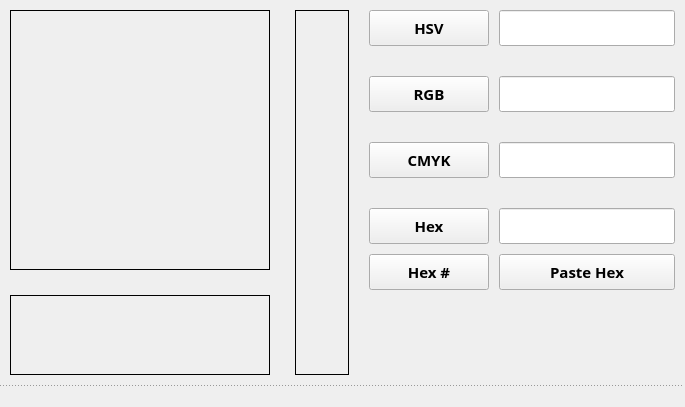
<?xml version="1.0" encoding="UTF-8"?>
<ui version="4.0">
 <class>MainWindow</class>
 <widget class="QMainWindow" name="MainWindow">
  <property name="geometry">
   <rect>
    <x>0</x>
    <y>0</y>
    <width>672</width>
    <height>406</height>
   </rect>
  </property>
  <property name="sizePolicy">
   <sizepolicy hsizetype="Expanding" vsizetype="Expanding">
    <horstretch>0</horstretch>
    <verstretch>0</verstretch>
   </sizepolicy>
  </property>
  <property name="windowTitle">
   <string>QtColorPicker</string>
  </property>
  <property name="styleSheet">
   <string notr="true"/>
  </property>
  <widget class="QWidget" name="centralWidget">
   <layout class="QVBoxLayout" name="verticalLayout">
    <property name="spacing">
     <number>0</number>
    </property>
    <property name="leftMargin">
     <number>0</number>
    </property>
    <property name="topMargin">
     <number>0</number>
    </property>
    <property name="rightMargin">
     <number>0</number>
    </property>
    <property name="bottomMargin">
     <number>0</number>
    </property>
    <item>
     <spacer name="topVSpacer">
      <property name="orientation">
       <enum>Qt::Vertical</enum>
      </property>
      <property name="sizeType">
       <enum>QSizePolicy::MinimumExpanding</enum>
      </property>
      <property name="sizeHint" stdset="0">
       <size>
        <width>20</width>
        <height>10</height>
       </size>
      </property>
     </spacer>
    </item>
    <item>
     <widget class="QWidget" name="widget" native="true">
      <layout class="QHBoxLayout" name="horizontalLayout">
       <property name="spacing">
        <number>0</number>
       </property>
       <property name="leftMargin">
        <number>0</number>
       </property>
       <property name="topMargin">
        <number>0</number>
       </property>
       <property name="rightMargin">
        <number>0</number>
       </property>
       <property name="bottomMargin">
        <number>0</number>
       </property>
       <item>
        <spacer name="leftHSpacer">
         <property name="orientation">
          <enum>Qt::Horizontal</enum>
         </property>
         <property name="sizeType">
          <enum>QSizePolicy::MinimumExpanding</enum>
         </property>
         <property name="sizeHint" stdset="0">
          <size>
           <width>10</width>
           <height>20</height>
          </size>
         </property>
        </spacer>
       </item>
       <item>
        <widget class="QWidget" name="pColorPicker" native="true">
         <property name="sizePolicy">
          <sizepolicy hsizetype="Fixed" vsizetype="Fixed">
           <horstretch>0</horstretch>
           <verstretch>0</verstretch>
          </sizepolicy>
         </property>
         <property name="minimumSize">
          <size>
           <width>0</width>
           <height>365</height>
          </size>
         </property>
         <property name="maximumSize">
          <size>
           <width>16777215</width>
           <height>365</height>
          </size>
         </property>
         <property name="autoFillBackground">
          <bool>false</bool>
         </property>
         <layout class="QGridLayout" name="gridLayout">
          <property name="leftMargin">
           <number>0</number>
          </property>
          <property name="topMargin">
           <number>0</number>
          </property>
          <property name="rightMargin">
           <number>0</number>
          </property>
          <property name="bottomMargin">
           <number>0</number>
          </property>
          <property name="spacing">
           <number>0</number>
          </property>
          <item row="3" column="0">
           <widget class="ColorSample" name="colorSample" native="true">
            <property name="sizePolicy">
             <sizepolicy hsizetype="Fixed" vsizetype="Fixed">
              <horstretch>0</horstretch>
              <verstretch>0</verstretch>
             </sizepolicy>
            </property>
            <property name="minimumSize">
             <size>
              <width>260</width>
              <height>80</height>
             </size>
            </property>
            <property name="styleSheet">
             <string notr="true">border:1px solid;</string>
            </property>
           </widget>
          </item>
          <item row="0" column="2" rowspan="4" alignment="Qt::AlignTop">
           <widget class="HSelector" name="hSelector" native="true">
            <property name="sizePolicy">
             <sizepolicy hsizetype="Fixed" vsizetype="Fixed">
              <horstretch>0</horstretch>
              <verstretch>0</verstretch>
             </sizepolicy>
            </property>
            <property name="minimumSize">
             <size>
              <width>54</width>
              <height>365</height>
             </size>
            </property>
            <property name="maximumSize">
             <size>
              <width>54</width>
              <height>16777215</height>
             </size>
            </property>
            <property name="autoFillBackground">
             <bool>false</bool>
            </property>
            <property name="styleSheet">
             <string notr="true">border:1px solid</string>
            </property>
           </widget>
          </item>
          <item row="0" column="0" alignment="Qt::AlignTop">
           <widget class="SVSelector" name="svSelector" native="true">
            <property name="sizePolicy">
             <sizepolicy hsizetype="Fixed" vsizetype="Fixed">
              <horstretch>0</horstretch>
              <verstretch>0</verstretch>
             </sizepolicy>
            </property>
            <property name="minimumSize">
             <size>
              <width>260</width>
              <height>260</height>
             </size>
            </property>
            <property name="styleSheet">
             <string notr="true">border:1px solid;</string>
            </property>
           </widget>
          </item>
          <item row="1" column="0">
           <spacer name="vSpacer2">
            <property name="orientation">
             <enum>Qt::Vertical</enum>
            </property>
            <property name="sizeType">
             <enum>QSizePolicy::Fixed</enum>
            </property>
            <property name="sizeHint" stdset="0">
             <size>
              <width>20</width>
              <height>20</height>
             </size>
            </property>
           </spacer>
          </item>
          <item row="0" column="1" rowspan="2">
           <spacer name="hSpacer2">
            <property name="orientation">
             <enum>Qt::Horizontal</enum>
            </property>
            <property name="sizeType">
             <enum>QSizePolicy::Fixed</enum>
            </property>
            <property name="sizeHint" stdset="0">
             <size>
              <width>25</width>
              <height>20</height>
             </size>
            </property>
           </spacer>
          </item>
         </layout>
         <zorder>svSelector</zorder>
         <zorder>colorSample</zorder>
         <zorder>hSelector</zorder>
        </widget>
       </item>
       <item>
        <spacer name="innerHSpacer1">
         <property name="orientation">
          <enum>Qt::Horizontal</enum>
         </property>
         <property name="sizeType">
          <enum>QSizePolicy::Fixed</enum>
         </property>
         <property name="sizeHint" stdset="0">
          <size>
           <width>20</width>
           <height>20</height>
          </size>
         </property>
        </spacer>
       </item>
       <item>
        <layout class="QVBoxLayout" name="loColorText">
         <property name="spacing">
          <number>30</number>
         </property>
         <property name="rightMargin">
          <number>0</number>
         </property>
         <item>
          <widget class="QWidget" name="pHSV" native="true">
           <property name="sizePolicy">
            <sizepolicy hsizetype="Preferred" vsizetype="Maximum">
             <horstretch>0</horstretch>
             <verstretch>0</verstretch>
            </sizepolicy>
           </property>
           <property name="minimumSize">
            <size>
             <width>0</width>
             <height>0</height>
            </size>
           </property>
           <layout class="QHBoxLayout" name="horizontalLayout_4">
            <property name="spacing">
             <number>10</number>
            </property>
            <property name="leftMargin">
             <number>0</number>
            </property>
            <property name="topMargin">
             <number>0</number>
            </property>
            <property name="rightMargin">
             <number>0</number>
            </property>
            <property name="bottomMargin">
             <number>0</number>
            </property>
            <item>
             <widget class="QPushButton" name="bHSV">
              <property name="sizePolicy">
               <sizepolicy hsizetype="Fixed" vsizetype="Fixed">
                <horstretch>0</horstretch>
                <verstretch>0</verstretch>
               </sizepolicy>
              </property>
              <property name="minimumSize">
               <size>
                <width>120</width>
                <height>36</height>
               </size>
              </property>
              <property name="font">
               <font>
                <family>Trebuchet MS</family>
                <pointsize>11</pointsize>
                <weight>75</weight>
                <italic>false</italic>
                <bold>true</bold>
               </font>
              </property>
              <property name="text">
               <string>HSV</string>
              </property>
             </widget>
            </item>
            <item alignment="Qt::AlignLeft">
             <widget class="ColorText" name="leHSV">
              <property name="sizePolicy">
               <sizepolicy hsizetype="Fixed" vsizetype="Fixed">
                <horstretch>0</horstretch>
                <verstretch>0</verstretch>
               </sizepolicy>
              </property>
              <property name="minimumSize">
               <size>
                <width>0</width>
                <height>36</height>
               </size>
              </property>
              <property name="font">
               <font>
                <family>Consolas</family>
                <pointsize>12</pointsize>
                <weight>75</weight>
                <bold>true</bold>
               </font>
              </property>
              <property name="styleSheet">
               <string notr="true"/>
              </property>
              <property name="text">
               <string/>
              </property>
              <property name="readOnly">
               <bool>false</bool>
              </property>
             </widget>
            </item>
           </layout>
          </widget>
         </item>
         <item>
          <widget class="QWidget" name="pRGB" native="true">
           <property name="sizePolicy">
            <sizepolicy hsizetype="Preferred" vsizetype="Maximum">
             <horstretch>0</horstretch>
             <verstretch>0</verstretch>
            </sizepolicy>
           </property>
           <property name="minimumSize">
            <size>
             <width>0</width>
             <height>0</height>
            </size>
           </property>
           <layout class="QHBoxLayout" name="horizontalLayout_3">
            <property name="spacing">
             <number>10</number>
            </property>
            <property name="leftMargin">
             <number>0</number>
            </property>
            <property name="topMargin">
             <number>0</number>
            </property>
            <property name="rightMargin">
             <number>0</number>
            </property>
            <property name="bottomMargin">
             <number>0</number>
            </property>
            <item alignment="Qt::AlignLeft">
             <widget class="QPushButton" name="bRGB">
              <property name="sizePolicy">
               <sizepolicy hsizetype="Fixed" vsizetype="Fixed">
                <horstretch>0</horstretch>
                <verstretch>0</verstretch>
               </sizepolicy>
              </property>
              <property name="minimumSize">
               <size>
                <width>120</width>
                <height>36</height>
               </size>
              </property>
              <property name="font">
               <font>
                <family>Trebuchet MS</family>
                <pointsize>11</pointsize>
                <weight>75</weight>
                <italic>false</italic>
                <bold>true</bold>
               </font>
              </property>
              <property name="text">
               <string>RGB</string>
              </property>
             </widget>
            </item>
            <item>
             <widget class="ColorText" name="leRGB">
              <property name="sizePolicy">
               <sizepolicy hsizetype="Fixed" vsizetype="Fixed">
                <horstretch>0</horstretch>
                <verstretch>0</verstretch>
               </sizepolicy>
              </property>
              <property name="minimumSize">
               <size>
                <width>0</width>
                <height>36</height>
               </size>
              </property>
              <property name="font">
               <font>
                <family>Consolas</family>
                <pointsize>12</pointsize>
                <weight>75</weight>
                <bold>true</bold>
               </font>
              </property>
              <property name="styleSheet">
               <string notr="true"/>
              </property>
              <property name="text">
               <string/>
              </property>
             </widget>
            </item>
           </layout>
          </widget>
         </item>
         <item alignment="Qt::AlignTop">
          <widget class="QWidget" name="pCMYK" native="true">
           <property name="sizePolicy">
            <sizepolicy hsizetype="Preferred" vsizetype="Preferred">
             <horstretch>0</horstretch>
             <verstretch>0</verstretch>
            </sizepolicy>
           </property>
           <property name="minimumSize">
            <size>
             <width>0</width>
             <height>0</height>
            </size>
           </property>
           <layout class="QHBoxLayout" name="horizontalLayout_2">
            <property name="spacing">
             <number>10</number>
            </property>
            <property name="leftMargin">
             <number>0</number>
            </property>
            <property name="topMargin">
             <number>0</number>
            </property>
            <property name="rightMargin">
             <number>0</number>
            </property>
            <property name="bottomMargin">
             <number>0</number>
            </property>
            <item>
             <widget class="QPushButton" name="bCMYK">
              <property name="sizePolicy">
               <sizepolicy hsizetype="Fixed" vsizetype="Fixed">
                <horstretch>0</horstretch>
                <verstretch>0</verstretch>
               </sizepolicy>
              </property>
              <property name="minimumSize">
               <size>
                <width>120</width>
                <height>36</height>
               </size>
              </property>
              <property name="font">
               <font>
                <family>Trebuchet MS</family>
                <pointsize>11</pointsize>
                <weight>75</weight>
                <italic>false</italic>
                <bold>true</bold>
               </font>
              </property>
              <property name="text">
               <string>CMYK</string>
              </property>
             </widget>
            </item>
            <item>
             <widget class="ColorText" name="leCMYK">
              <property name="sizePolicy">
               <sizepolicy hsizetype="Fixed" vsizetype="Fixed">
                <horstretch>0</horstretch>
                <verstretch>0</verstretch>
               </sizepolicy>
              </property>
              <property name="minimumSize">
               <size>
                <width>0</width>
                <height>36</height>
               </size>
              </property>
              <property name="font">
               <font>
                <family>Consolas</family>
                <pointsize>12</pointsize>
                <weight>75</weight>
                <bold>true</bold>
               </font>
              </property>
              <property name="styleSheet">
               <string notr="true"/>
              </property>
              <property name="text">
               <string/>
              </property>
             </widget>
            </item>
           </layout>
          </widget>
         </item>
         <item alignment="Qt::AlignTop">
          <widget class="QWidget" name="pHex" native="true">
           <property name="sizePolicy">
            <sizepolicy hsizetype="Preferred" vsizetype="Maximum">
             <horstretch>0</horstretch>
             <verstretch>0</verstretch>
            </sizepolicy>
           </property>
           <property name="minimumSize">
            <size>
             <width>0</width>
             <height>0</height>
            </size>
           </property>
           <layout class="QGridLayout" name="gridLayout_2">
            <property name="leftMargin">
             <number>0</number>
            </property>
            <property name="topMargin">
             <number>0</number>
            </property>
            <property name="rightMargin">
             <number>0</number>
            </property>
            <property name="bottomMargin">
             <number>0</number>
            </property>
            <property name="spacing">
             <number>10</number>
            </property>
            <item row="0" column="0">
             <widget class="QPushButton" name="bHex">
              <property name="sizePolicy">
               <sizepolicy hsizetype="Fixed" vsizetype="Fixed">
                <horstretch>0</horstretch>
                <verstretch>0</verstretch>
               </sizepolicy>
              </property>
              <property name="minimumSize">
               <size>
                <width>120</width>
                <height>36</height>
               </size>
              </property>
              <property name="font">
               <font>
                <family>Trebuchet MS</family>
                <pointsize>11</pointsize>
                <weight>75</weight>
                <italic>false</italic>
                <bold>true</bold>
               </font>
              </property>
              <property name="text">
               <string>Hex</string>
              </property>
             </widget>
            </item>
            <item row="0" column="1">
             <widget class="ColorText" name="leHex">
              <property name="sizePolicy">
               <sizepolicy hsizetype="Fixed" vsizetype="Fixed">
                <horstretch>0</horstretch>
                <verstretch>0</verstretch>
               </sizepolicy>
              </property>
              <property name="minimumSize">
               <size>
                <width>0</width>
                <height>36</height>
               </size>
              </property>
              <property name="font">
               <font>
                <family>Consolas</family>
                <pointsize>12</pointsize>
                <weight>75</weight>
                <bold>true</bold>
               </font>
              </property>
              <property name="styleSheet">
               <string notr="true"/>
              </property>
              <property name="text">
               <string/>
              </property>
             </widget>
            </item>
            <item row="1" column="0" alignment="Qt::AlignLeft">
             <widget class="QPushButton" name="bHexHash">
              <property name="sizePolicy">
               <sizepolicy hsizetype="Fixed" vsizetype="Fixed">
                <horstretch>0</horstretch>
                <verstretch>0</verstretch>
               </sizepolicy>
              </property>
              <property name="minimumSize">
               <size>
                <width>120</width>
                <height>36</height>
               </size>
              </property>
              <property name="font">
               <font>
                <family>Trebuchet MS</family>
                <pointsize>11</pointsize>
                <weight>75</weight>
                <italic>false</italic>
                <bold>true</bold>
               </font>
              </property>
              <property name="text">
               <string>Hex #</string>
              </property>
             </widget>
            </item>
            <item row="1" column="1">
             <widget class="QPushButton" name="bPasteHex">
              <property name="minimumSize">
               <size>
                <width>0</width>
                <height>36</height>
               </size>
              </property>
              <property name="font">
               <font>
                <family>Trebuchet MS</family>
                <pointsize>11</pointsize>
                <weight>75</weight>
                <italic>false</italic>
                <bold>true</bold>
               </font>
              </property>
              <property name="text">
               <string>Paste Hex</string>
              </property>
             </widget>
            </item>
           </layout>
          </widget>
         </item>
         <item>
          <spacer name="vSpacer1">
           <property name="orientation">
            <enum>Qt::Vertical</enum>
           </property>
           <property name="sizeType">
            <enum>QSizePolicy::Expanding</enum>
           </property>
           <property name="sizeHint" stdset="0">
            <size>
             <width>20</width>
             <height>40</height>
            </size>
           </property>
          </spacer>
         </item>
        </layout>
       </item>
       <item>
        <spacer name="rightHSpacer">
         <property name="orientation">
          <enum>Qt::Horizontal</enum>
         </property>
         <property name="sizeType">
          <enum>QSizePolicy::MinimumExpanding</enum>
         </property>
         <property name="sizeHint" stdset="0">
          <size>
           <width>10</width>
           <height>18</height>
          </size>
         </property>
        </spacer>
       </item>
      </layout>
     </widget>
    </item>
    <item>
     <spacer name="verticalSpacer">
      <property name="orientation">
       <enum>Qt::Vertical</enum>
      </property>
      <property name="sizeType">
       <enum>QSizePolicy::Fixed</enum>
      </property>
      <property name="sizeHint" stdset="0">
       <size>
        <width>20</width>
        <height>0</height>
       </size>
      </property>
     </spacer>
    </item>
    <item>
     <spacer name="bottomVSpacer">
      <property name="orientation">
       <enum>Qt::Vertical</enum>
      </property>
      <property name="sizeType">
       <enum>QSizePolicy::MinimumExpanding</enum>
      </property>
      <property name="sizeHint" stdset="0">
       <size>
        <width>20</width>
        <height>10</height>
       </size>
      </property>
     </spacer>
    </item>
   </layout>
  </widget>
  <widget class="QStatusBar" name="statusBar">
   <property name="font">
    <font>
     <family>Lucida Sans Unicode</family>
     <pointsize>9</pointsize>
     <weight>75</weight>
     <bold>true</bold>
    </font>
   </property>
   <property name="autoFillBackground">
    <bool>false</bool>
   </property>
   <property name="styleSheet">
    <string notr="true">border-top:1px dotted #444;</string>
   </property>
   <property name="sizeGripEnabled">
    <bool>false</bool>
   </property>
  </widget>
 </widget>
 <layoutdefault spacing="6" margin="11"/>
 <customwidgets>
  <customwidget>
   <class>HSelector</class>
   <extends>QWidget</extends>
   <header>Widgets/ColorWidgets/hselector.h</header>
   <container>1</container>
  </customwidget>
  <customwidget>
   <class>SVSelector</class>
   <extends>QWidget</extends>
   <header>Widgets/ColorWidgets/svselector.h</header>
   <container>1</container>
  </customwidget>
  <customwidget>
   <class>ColorSample</class>
   <extends>QWidget</extends>
   <header>Widgets/ColorWidgets/colorsample.h</header>
   <container>1</container>
  </customwidget>
  <customwidget>
   <class>ColorText</class>
   <extends>QLineEdit</extends>
   <header>Widgets/colortext.h</header>
  </customwidget>
 </customwidgets>
 <tabstops>
  <tabstop>bHSV</tabstop>
  <tabstop>leHSV</tabstop>
  <tabstop>bRGB</tabstop>
  <tabstop>leRGB</tabstop>
  <tabstop>bCMYK</tabstop>
  <tabstop>leCMYK</tabstop>
  <tabstop>bHex</tabstop>
  <tabstop>leHex</tabstop>
  <tabstop>bHexHash</tabstop>
 </tabstops>
 <resources/>
 <connections/>
</ui>
